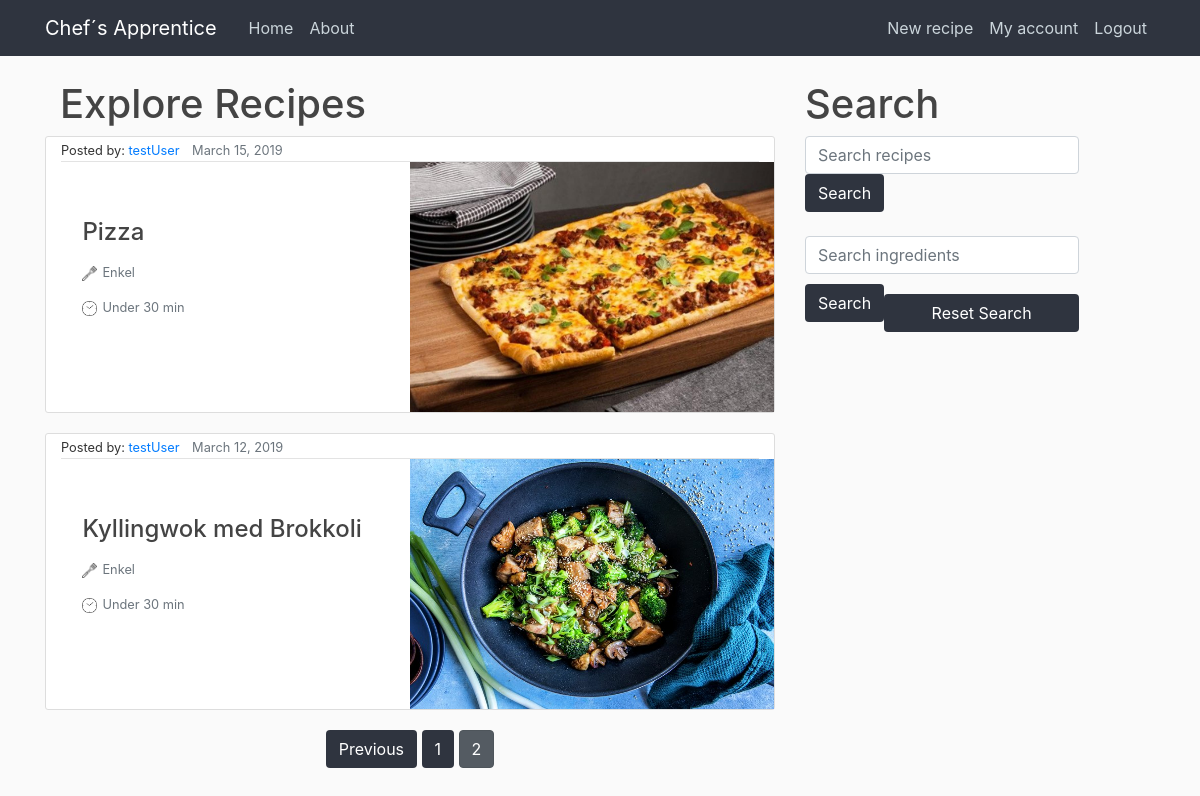
Page /?page=2 (signed in) on the committed database.
### chefs_apprentice/models.py (models this page shows, shortened)
class Recipe(models.Model):
    title = models.CharField(max_length=100)  # tenkt samme som tilhørende post
    ingredients = models.ManyToManyField(ChosenIngredient, blank=True, related_name='+')  # liste av ingrediensobjekter
    description = models.TextField()  # tenkt sammen med content i post
    date_posted = models.DateTimeField(
        default=timezone.now)  # DateTimeField(auto_now=True) ville satt datoen til akkurat nå
    author = models.ForeignKey(User,
                               on_delete=models.CASCADE)  # on_delete=models.CASCADE sier at hvis brukeren blir slettet vil postene også bli slettet
    image = models.ImageField(default='default.jpg', upload_to='food_pics')
    visible = models.BooleanField(default=True)
    download = models.ManyToManyField(User,related_name="downloads",blank=True)

### chefs_apprentice/views.py (the view)
# urls.py: path('', views.home, name='chef-home'),
@login_required
def home(request):
    queryset = Recipe.objects.all().order_by("-date_posted")
    recipe = queryset[0]
    if request.GET.get("sortBy"):
        queryset =  Recipe.objects.all().order_by("-date_posted")
        context = {
            'recipies': queryset
        }
        return render(request, 'chefs_apprentice/home.html', context)
    start_list = []
    for a in queryset:
        if a.author.is_staff:
            start_list.append(a)
    for b in queryset:
        if b.author.is_staff == False:
            start_list.append(b)
    query = request.GET.get("q")
    if query:
        queryset = queryset.filter(
            Q(title__icontains=query)
        )
    query_i = request.GET.get("q_i")
    if query_i:
        input = query_i.split(',')
        ingredients = [x.strip() for x in input]
        ingredients = list(set(ingredients))
        queryset = getRecipies(queryset, ingredients)
    if not query_i and not query:
        queryset = start_list
    paginator = Paginator(queryset, 3) # Show 25 contacts per page
    page = request.GET.get('page')
    queryset = paginator.get_page(page)
    context = {
        'recipies': queryset
    }
    return render(request, 'chefs_apprentice/home.html', context)

### chefs_apprentice/templates/chefs_apprentice/home.html (shortened to what this page needs)
{% extends "chefs_apprentice/base.html" %}
{% block content%}
<div class="container">
  <div class="row">
    <div class="col">
        <h1>Explore Recipes</h1>
    </div>
    </div>
</div>
  {% for recipe in recipies %}
    {% if recipe.visible %}
      <article class="media recipe-section">
        <div class="container">
          <div class="article-metadata">
            <small>Posted by: <a class="mr-2" href="#">{{ recipe.author }}</a></small>
            <small class="text-muted">{{ recipe.date_posted|date:"F d, Y" }}</small>
          </div>
          <div class="row">
            <div class="col-sm pt-5">
                <h2><a class="article-title" href="{%url 'view_recipe' recipetitle=recipe.title pk=recipe.pk%}">{{ recipe.title }}</a></h2>
                <small class="article-content text-muted"><img class="verified" src="static/chefs_apprentice/spatula.png" alt="#">Enkel</small>
                <small class="article-content text-muted"><img class="verified" src="static/chefs_apprentice/time.png" alt="#">Under 30 min</small>
            </div>
            <div class="col-sm">
              <img class="food_image" src="{{ recipe.image.url }}" alt="#">
            </div>
          </div>
        </div>
      </article>
    {% endif %}
  {% endfor  %}
  <div class="pagination">
    <span class="step-links">
        {% if recipies.has_previous %}
            <a class="btn btn-rounded-info mb-4" href="?page={{ recipies.previous_page_number }}&q={{ request.GET.q }}">Previous</a>
        {% endif %}
        {% for num in recipies.paginator.page_range %}
          {% if recipies.number == num %}
            <a class="btn btn-secondary active mb-4" href="?page={{ num }}&q={{ request.GET.q }}">{{ num }}</a>
          {% elif num > recipies.number|add:'-3' and num < recipies.number|add:'3' %}
            <a class="btn btn-rounded-info mb-4" href="?page={{ num }}">{{ num }}</a>
          {% endif %}
        {% endfor %}
    </span>
</div>
{% endblock content %}

### chefs_apprentice/static/chefs_apprentice/main.css (style rules this page uses)
body { background: #fafafa; color: #333333; margin-top: 5rem; }
h1, h2, h3, h4, h5, h6 { color: #444444; }
.recipe-section { background: #ffffff; padding: 0; border: 1px solid #dddddd; border-radius: 3px; margin-bottom: 20px; }
.article-title { color: #444444; font-size: 1.5rem; justify-content: center; margin-left: 10%; margin-right: 10px; text-align: justify; }
.col-sm { margin:0; padding:0; }
.article-content { white-space: pre-line; display: block; justify-content: center; margin: 15px 10%; margin-left:10%; }
.article-metadata { padding-bottom: 0; margin-bottom: 0; border-bottom: 1px solid #e3e3e3 }
.btn { background-color:#2F343F; color:white; }
.food_image { height: 250px; width: 100%; float: right; padding: 0; margin:0; }
.verified { height: 15px; width: 15px; margin-right: 5px; }
.step-links { margin:auto; }

### rows in the picture
Recipe: author "testUser", date_posted "March 15, 2019", title "Pizza", visible True (drawn), image (picture)
Recipe: author "testUser", date_posted "March 12, 2019", title "Kyllingwok med Brokkoli", visible True (drawn), image (picture)

### other values in the picture
{{ num }} "1"
{{ num }} "2"
